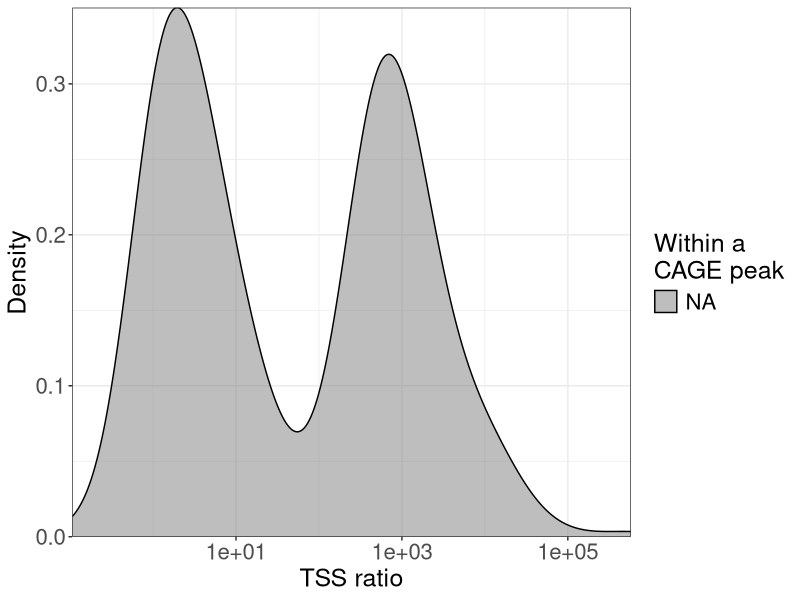
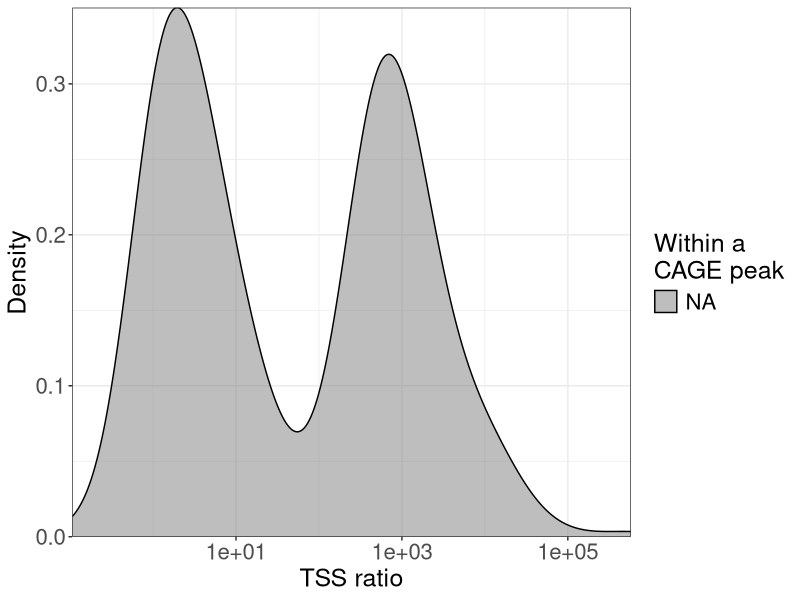

Reproduce these figures in R, in order. (Note: this script raises an error after producing the figures.)
library(readr)
library(dplyr)

## Classification worksheet

# Load the datasets
basic.df <- read_tsv("results/02_QC_basic/mouse_classification.txt")

complete.df <- read_tsv("results/03_QC_with_orthogonal/mouse_classification.txt")

# Question 1
nrow(basic.df)

# Question 2
basic.df %>% select(associated_gene) %>%
    distinct() %>%
    nrow()

# Question 3
basic.df %>%
    select(structural_category) %>%
    table()

# Question 4
basic.df %>% pull(exons) %>% mean()

# Question 5
basic.df %>% 
    filter(exons == max(basic.df$exons)) %>%
    select(isoform,exons,structural_category,associated_gene)

# Question 6
basic.df %>% 
    filter(length == max(basic.df$length) | length == min(basic.df$length)) %>%
    select(isoform,length,structural_category,associated_gene)

# Question 7
basic.df %>%
    filter(structural_category == "novel_not_in_catalog") %>% 
    select(all_canonical) %>%
    table()

# Question 8
basic.df %>% 
    filter(structural_category == "fusion") %>% 
    rowwise() %>%
    mutate(fusion_genes= length(stringr::str_split(associated_gene,"_")[[1]])) %>%
    filter(fusion_genes == max(fusion_genes)) %>%
    select(isoform, fusion_genes, associated_gene)

# Question 9
basic.df %>%
    mutate(novel = ifelse(stringr::str_detect(associated_transcript,"novel"),TRUE,FALSE)) %>%
    select(novel) %>%
    table()/nrow(basic.df)*100 

# Question 10
basic.df %>% 
    select(coding) %>%
    table()

# Question 11
basic.df %>%
    filter(coding == "coding") %>%
    pull(CDS_length) %>%
    mean()

# Question 12
basic.df %>%
    filter(coding == "coding") %>%
    filter(CDS_length == max(CDS_length)) %>%
    select(isoform,CDS_length,structural_category)

# Question 13
basic.df %>%
    filter(predicted_NMD) %>%
    select(structural_category) %>%
    table()

#Question 14
basic.df %>%
    select(where(~ !all(is.na(.)))) -> clean_basic.df

complete.df %>%
    select(where(~ !all(is.na(.)))) %>%
    colnames() %>%
    setdiff(clean_basic.df %>% colnames()) %>%
    length()

complete.df %>%
    select(where(~ !all(is.na(.)))) %>%
    colnames() %>%
    setdiff(clean_basic.df %>% colnames()) 

# Question 15

complete.df %>%
    filter(structural_category %in% c("full-splice_match","incomplete-splice_match") &
          within_CAGE_peak & polyA_motif_found) %>%
    select(structural_category) %>%
    table()

# Question 16
complete.df %>%
    group_by(structural_category) %>%
    summarise(cov_mean = mean(min_cov,na.rm=TRUE),
              cov_sd = sd(min_cov,na.rm=TRUE)) 


# Question 17

complete.df %>%
    filter(structural_category == "incomplete-splice_match") %>%
    select(subcategory) %>%
    table()

complete.df %>%
    filter(structural_category == "incomplete-splice_match" &
          within_CAGE_peak & polyA_motif_found) %>%
    select(subcategory) %>%
    table()

# Question 18
complete.df %>%
    mutate(TSS_ratio = ifelse(ratio_TSS > 1,TRUE,FALSE)) %>%
    filter(!is.na(ratio_TSS)) %>%
    select(TSS_ratio) %>%
    table() 

library(ggplot2)
complete.df %>% 
    filter(!is.na(ratio_TSS)) %>%
    ggplot(aes(x=ratio_TSS,fill=within_CAGE_peak)) +
    geom_density(alpha=0.5) +
    scale_x_log10(expand = c(0, 0))  +
    scale_y_continuous(expand = c(0, 0)) +
    theme_bw() +
    theme(axis.text = element_text(size=16),
          axis.title = element_text(size=18),
          legend.text = element_text(size=16),
          legend.title = element_text(size=18)) +
    labs(x = "TSS ratio",
         y= "Density",
         fill = "Within a \nCAGE peak")

ggsave("results/03_QC_with_orthogonal/ratio_TSS_density.png") 


## Filter worksheet

basic.df <- read_tsv("results/basic_filter/course_RulesFilter_result_classification.txt")
complete.df <- read_tsv("results/complete_filter/course_RulesFilter_result_classification.txt")

# Questions 4-5

basic.df %>% mutate(type="basic") %>%
    select(filter_result,type) %>%
    rbind(complete.df %>% mutate(type="complete") %>%
                          select(filter_result,type)) %>%
    table() 


# Question 6
pass_basic <- basic.df %>% filter(filter_result == "Isoform") %>%
    pull(isoform) 

complete.df %>%
    filter(filter_result == "Isoform" & !isoform %in% pass_basic) %>%
    select(structural_category) %>%
    table() 

complete.df %>% 
    filter(filter_result == "Isoform" & !isoform %in% pass_basic &
            structural_category == "full-splice_match") %>%
    select(isoform, structural_category, diff_to_gene_TSS,within_CAGE_peak)

complete.df %>% 
    filter(filter_result == "Isoform" & !isoform %in% pass_basic &
            structural_category == "incomplete-splice_match") %>%
    select(isoform, structural_category, length, subcategory,FSM_class,ratio_exp)


complete.df %>% 
    filter(filter_result == "Isoform" & !isoform %in% pass_basic &
            structural_category == "novel_in_catalog") %>%
    select(isoform, all_canonical, min_cov,diff_to_gene_TTS, polyA_motif_found)

## Rescue_questionaire

automatic_rescued <- read_tsv("results/complete_rescue/course_automatic_rescued_list.tsv", 
col_names="transcript")

# Question 1
nrow(automatic_rescued)

# Question 2
complete.df %>% 
    filter(associated_transcript %in% automatic_rescued$transcript) %>%
    nrow()

# Question 3

complete.df %>% 
    filter(filter_result == "Artifact" & ! associated_transcript %in% automatic_rescued$transcript) %>%
    filter(!str_detect(associated_gene,"novel")) %>%
    pull(associated_gene) %>% 
    unique() %>% length()

complete.df %>% 
    filter(filter_result == "Artifact" & ! associated_transcript %in% automatic_rescued$transcript) %>%
    pull(associated_transcript) %>% 
    unique() %>% length()

complete.df %>% 
    filter(filter_result == "Artifact" & ! associated_transcript %in% automatic_rescued$transcript) %>%
    filter(associated_transcript == "novel")


#Question 4
candidate.df <- read_tsv("results/complete_rescue/course_rescue_candidates.tsv")
target.df <- read_tsv("results/complete_rescue/course_rescue_targets.tsv")

nrow(candidate.df)
nrow(target.df)

# Question 5
# Can also be done with "grep "PB" -c course_rescue_targets.tsv"
str_detect()

# Question 6
mapping_hits.df <- read_tsv("results/complete_rescue/course_rescue_mapping_hits.tsv",col_names = c("candidate","target","cigar"))

mapping_hits.df %>% group_by(candidate) %>%
 summarise(n=n()) %>% 
 mutate(avg = mean(n),
        max = max(n))


# Question 7
final_inclusion.df <- read_tsv("results/complete_rescue/course_rescue_inclusion-list.tsv",col_names="transcript")

final_inclusion.df %>% 
    filter(!transcript %in% automatic_rescued$transcript) %>% 
    nrow()
